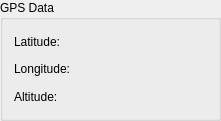
         <widget class="QGroupBox" name="groupBox_7">
          <property name="geometry">
           <rect>
            <x>960</x>
            <y>200</y>
            <width>221</width>
            <height>121</height>
           </rect>
          </property>
          <property name="title">
           <string>GPS Data</string>
          </property>
          <layout class="QGridLayout" name="gridLayout_7">
           <item row="0" column="0">
            <layout class="QHBoxLayout" name="horizontalLayout_26">
             <item>
              <widget class="QLabel" name="latLabel">
               <property name="sizePolicy">
                <sizepolicy hsizetype="Minimum" vsizetype="Preferred">
                 <horstretch>0</horstretch>
                 <verstretch>0</verstretch>
                </sizepolicy>
               </property>
               <property name="text">
                <string>Latitude: </string>
               </property>
              </widget>
             </item>
             <item>
              <widget class="QLabel" name="latDisplay">
               <property name="sizePolicy">
                <sizepolicy hsizetype="Maximum" vsizetype="Preferred">
                 <horstretch>0</horstretch>
                 <verstretch>0</verstretch>
                </sizepolicy>
               </property>
               <property name="text">
                <string/>
               </property>
              </widget>
             </item>
            </layout>
           </item>
           <item row="1" column="0">
            <layout class="QHBoxLayout" name="horizontalLayout_25">
             <item>
              <widget class="QLabel" name="lonLabel">
               <property name="sizePolicy">
                <sizepolicy hsizetype="Minimum" vsizetype="Preferred">
                 <horstretch>0</horstretch>
                 <verstretch>0</verstretch>
                </sizepolicy>
               </property>
               <property name="text">
                <string>Longitude: </string>
               </property>
              </widget>
             </item>
             <item>
              <widget class="QLabel" name="longDisplay">
               <property name="sizePolicy">
                <sizepolicy hsizetype="Maximum" vsizetype="Preferred">
                 <horstretch>0</horstretch>
                 <verstretch>0</verstretch>
                </sizepolicy>
               </property>
               <property name="text">
                <string/>
               </property>
              </widget>
             </item>
            </layout>
           </item>
           <item row="2" column="0">
            <layout class="QHBoxLayout" name="horizontalLayout_24">
             <item>
              <widget class="QLabel" name="gpsAltLabel">
               <property name="sizePolicy">
                <sizepolicy hsizetype="Minimum" vsizetype="Preferred">
                 <horstretch>0</horstretch>
                 <verstretch>0</verstretch>
                </sizepolicy>
               </property>
               <property name="text">
                <string>Altitude: </string>
               </property>
              </widget>
             </item>
             <item>
              <widget class="QLabel" name="gpsAltDisplay">
               <property name="sizePolicy">
                <sizepolicy hsizetype="Maximum" vsizetype="Preferred">
                 <horstretch>0</horstretch>
                 <verstretch>0</verstretch>
                </sizepolicy>
               </property>
               <property name="text">
                <string/>
               </property>
              </widget>
             </item>
            </layout>
           </item>
          </layout>
         </widget>
